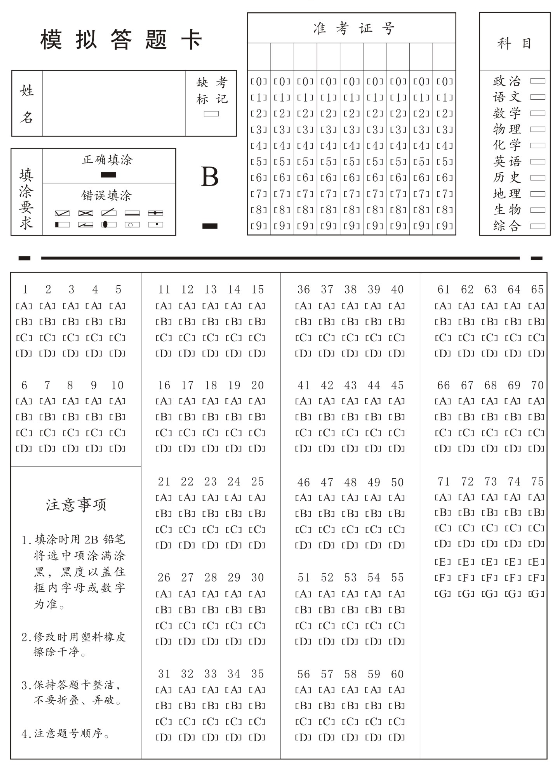
#> input picture images/paper.png, 555 x 766 px
$ python 2.canny_segm.py
#> lines starting #> are read from the running program, lines starting #| are printed output that depends on the picture; after the words box and inside, x2 and y2 are one past the last pixel; in counts of white or black regions, pixels touching at a corner belong together
import cv2
import numpy as np

def main(image_path):
#> called with image_path = '../images/paper.png'
    img = cv2.imread(image_path)
#> img is the input picture: shape (766, 555, 3); mean B, G, R 241.7, 241.8, 242
    gray = cv2.cvtColor(img, cv2.COLOR_BGR2GRAY)            # 灰度化
    blurred = cv2.GaussianBlur(gray, (9, 9), 0)             # 高斯滤波
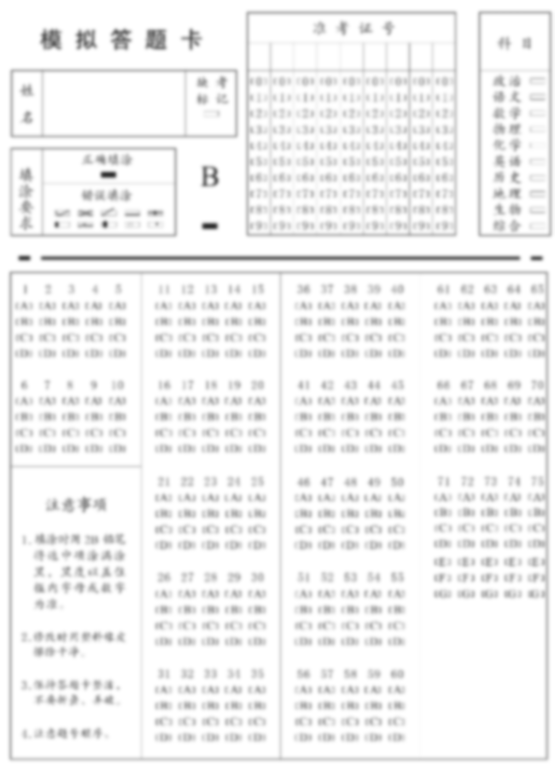
#> blurred: shape (766, 555); min 52, max 255, mean 241.9

    # canny边缘检测
    edged = cv2.Canny(blurred, 10, 100)
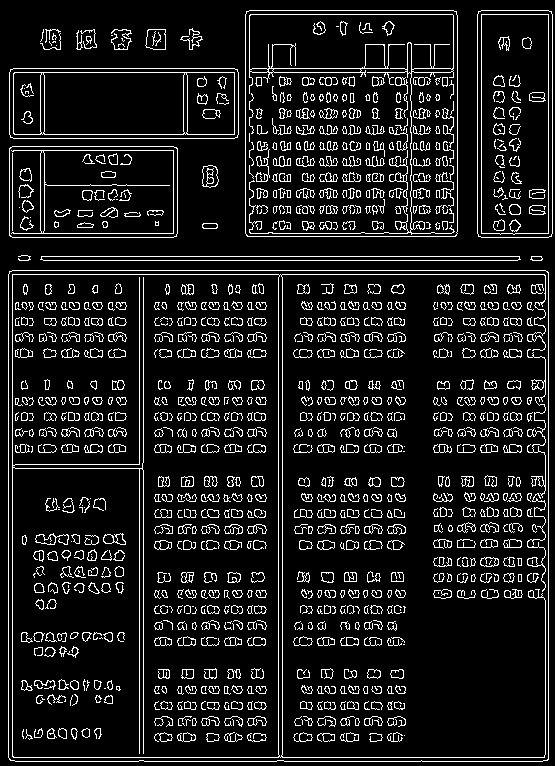
#> edged: shape (766, 555); 10.7% white in thin lines or dots

    outs = cv2.findContours(edged, cv2.RETR_EXTERNAL, cv2.CHAIN_APPROX_SIMPLE)
#> outs = 26 contours, 12 with area under 20; largest, box (x1, y1, x2, y2) and area: (8, 270, 549, 762) 265102, (245, 10, 458, 237) 47892, (477, 10, 553, 238) 17001, (9, 68, 239, 139) 16006, (9, 146, 178, 238) 15272

    if len(outs) == 3:
        cnts = outs[1]
    elif len(outs) == 2:
        cnts = outs[0]
#> cnts has the same summary as outs

    docCnt = None

    if len(cnts) > 0:
        cnts = sorted(cnts, key=cv2.contourArea, reverse=True)
        for c in cnts:
            peri = cv2.arcLength(c, True)
            approx = cv2.approxPolyDP(c, 0.02*peri, True)

            if len(approx) == 4:
                docCnt = approx
                break
#> this loop made 1 pass
#> (peri, docCnt) on pass 1: (2059.2, [[9, 271], [10, 760], [548, 759], [547, 271]])

    newimage = img.copy()
    for i in docCnt:
        cv2.circle(newimage, (i[0][0], i[0][1]), 10, (255, 0, 0), -1)
#> this loop made 4 passes
#> i on passes 1 to 4: [[9, 271]], [[10, 760]], [[548, 759]], [[547, 271]]
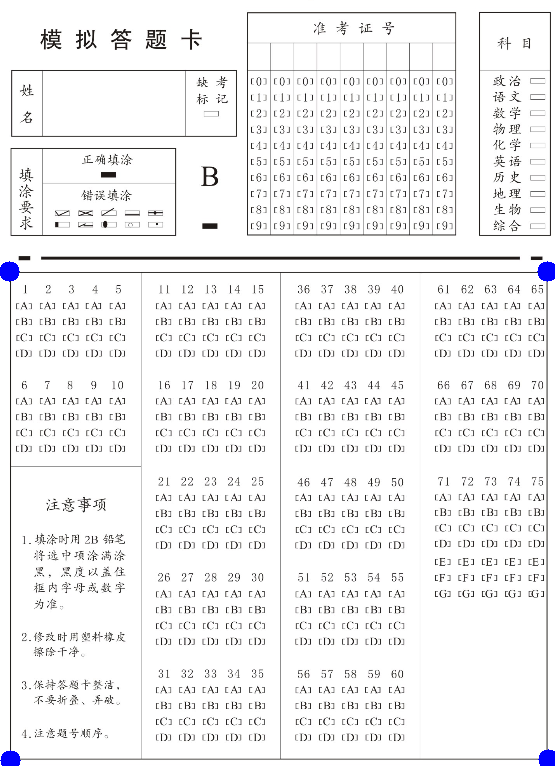
#> newimage: shape (766, 555, 3); 0.26% of pixels changed, all inside (x1, y1, x2, y2) = (0, 261, 555, 766)

    cv2.imshow("newimage", newimage)
    cv2.waitKey(0)
    cv2.destroyAllWindows()

if __name__ == '__main__':
    image_path = '../images/paper.png'
    main(image_path)
